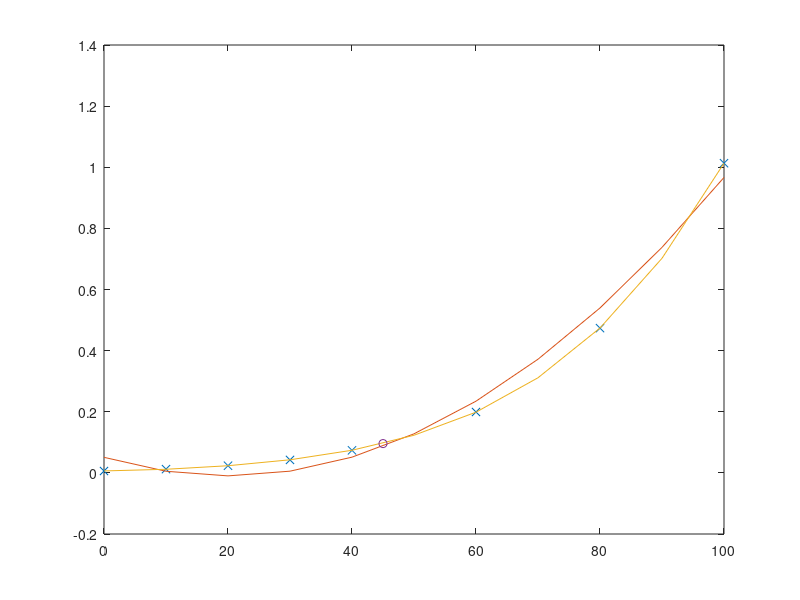

MATLAB code to generate this figure:
clear all; clf;

temperature = [0, 10, 20, 30, 40, 60, 80, 100];
pressure = [0.0061, 0.0123, 0.0234, 0.0424, 0.0738, 0.1992, 0.4736, 1.0133];
req = [45];

plot(temperature, pressure, 'x'); hold on;

pp1 = polyval(polyfit(temperature, pressure, 2), 0:10:100);
pp2 = polyval(polyfit(temperature, pressure, 4), 0:10:100);

vals = polyval(polyfit(temperature, pressure, 4), req);

plot(0:10:100, pp1); hold on;
plot(0:10:100, pp2); hold on;
plot(req, vals, 'o'); hold on;

